Frame 1 (no input): blank canvas, image omitted
Frame 60 (the mouse pressed at the canvas centre just before this capture): blank canvas, image omitted
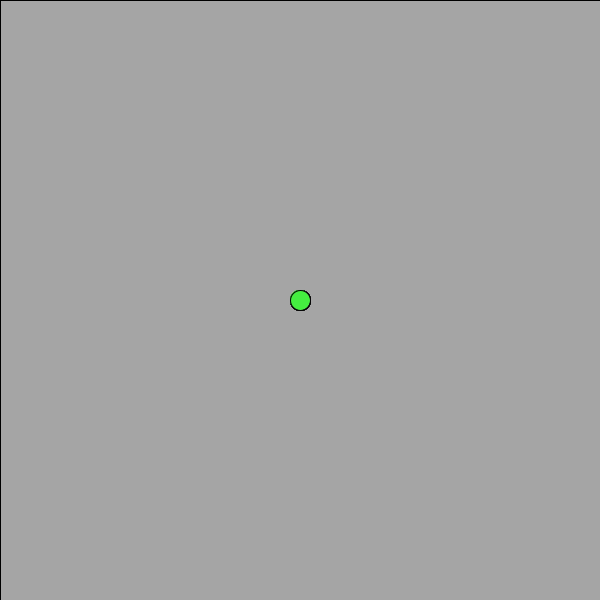
Frame 120 (the mouse held since frame 60 and released just before this capture)

The Processing sketch whose frames 1 and 60 were blank and that drew this single picture after the mouse press (run headless with seeded random() and noise(); from frame 60 on, the mouse is pressed at the canvas centre):

// Processing sketch: processing_77125
// ── processing_77125.pde

ArrayList circles;

void setup()
{
  size(600,600);
  //frameRate(1);
  circles = new ArrayList();
}

void draw()
{
  //background(150);
  for (int i = 0; i<circles.size(); i++)
  {
    Circle c = (Circle) circles.get(i);
    c.display();
    c.update();
    fill(150,10);
    rect(0,0,width,height);
  }
}

void mousePressed()
{
  circles.add(new Circle(circles.size()));
}


class Circle
{
  PVector pos, posOut, vel, acc;
  float pulseFreq, diameter, posDist;
  color rgb;



  Circle(int i)
  {
    pos = new PVector (mouseX, mouseY);
    posOut = new PVector (0,0);
    pulseFreq = map(random(1), 0, 1, .01, .06);
    rgb = color(random(255), random(255), random(255));
    diameter = 20;
    vel = new PVector (0,0);
    
  }

  void update()
  {
    
    for (int i = 0; i<circles.size(); i++)
    {
      Circle c = (Circle) circles.get(i);
      posDist = PVector.dist(pos, c.pos);
    
    
    
    //diameter = map(sin(frameCount*pulseFreq), 1, -1, 20, 40);
    //--------
    acc = new PVector (c.pos.x - pos.x, c.pos.y - pos.y);
    //acc.mult(posDist);
    acc.mult(.00005);
    
    collision();
    
    vel.add(acc);
    //--------
    
    speedCap();
    
    //---------
    pos.add(vel);
    //-----------

    border(); 
    }
    
    //-----------
  }

  void display()
  {
    
    
    //    ellipse(pos.x, pos.y, map(sin(frameCount*pulseFreq),0,1,20,40), map(sin(frameCount*pulseFreq),0,1,20,40));
    fill(rgb);
    ellipse(pos.x, pos.y, diameter, diameter);
    //fill(rgb);  placing here changes color of first circle each click while rest are independent
  }
  
  void border()
  {
    if (pos.x> width)
    {
      vel.x = -vel.x*.7;
    }
    
    if (pos.x < 0)
    {
      vel.x = -vel.x*.7;
    }
    
    if (pos.y > height)
    {
      vel.y = -vel.y*.7;
    }
    
    if (pos.y < 0)
    {
      vel.y = -vel.y*.7;
    }
    
  }
  
  void speedCap()
  {
      if ( vel.x > 5)
    {
      vel.x = 5;
    }
    
    if ( vel.x < -5)
    {
      vel.x = -5;
    }
    
    if (vel.y > 5)
    {
      vel.y = 5;
    }
    
    if (vel.y < -5)
    {
      vel.y = -5;
    }
  }
  
  void collision()
  {
    for (int i = 0; i<circles.size(); i++)
    {
      Circle c = (Circle) circles.get(i);
      
       if (PVector.dist(pos,c.pos) < diameter/2 && PVector.dist(pos,c.pos) > 0)  //or assign an id to ech individual to check agaisnt self
       {
         vel.mult(-1);
       }

      //if (PVector.dist(pos,c.pos) < diameter/2 )
    //  {
      //  vel.mult(-1);
     // }
    }
     
  }

}
